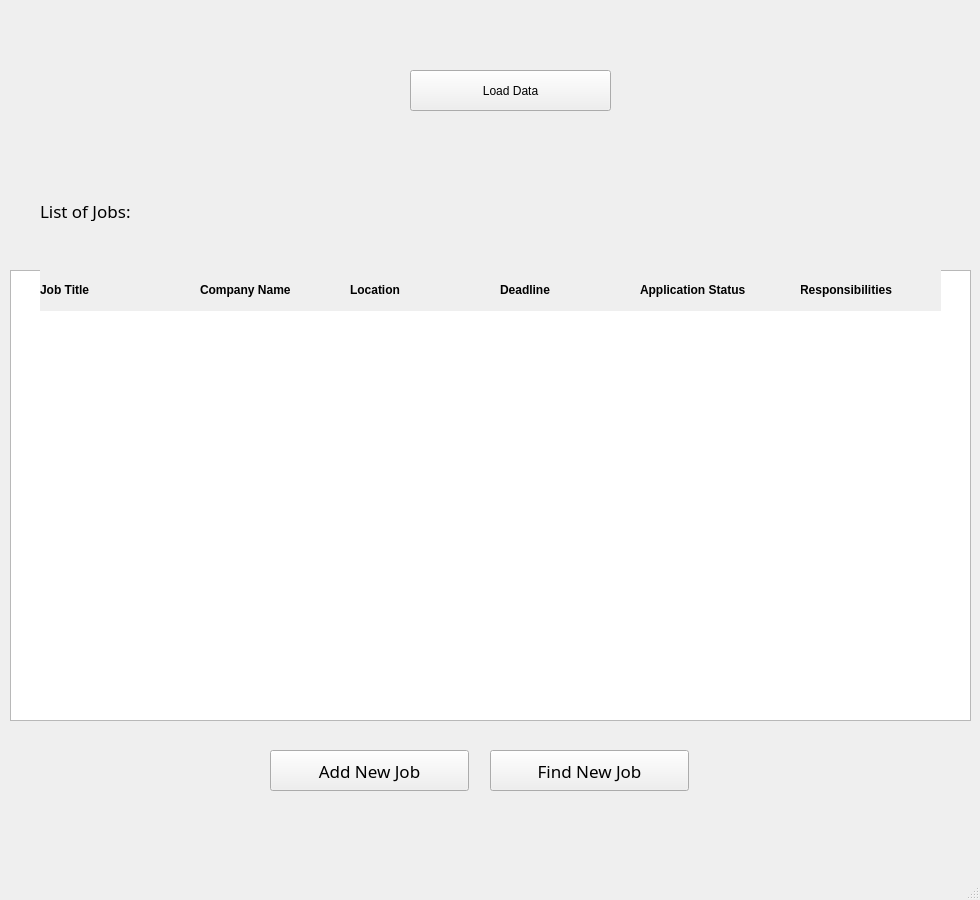
<?xml version="1.0" encoding="UTF-8"?>
<ui version="4.0">
 <class>MainWindow</class>
 <widget class="QMainWindow" name="MainWindow">
  <property name="enabled">
   <bool>true</bool>
  </property>
  <property name="geometry">
   <rect>
    <x>0</x>
    <y>0</y>
    <width>980</width>
    <height>900</height>
   </rect>
  </property>
  <property name="minimumSize">
   <size>
    <width>980</width>
    <height>900</height>
   </size>
  </property>
  <property name="maximumSize">
   <size>
    <width>980</width>
    <height>900</height>
   </size>
  </property>
  <property name="windowTitle">
   <string>MainWindow</string>
  </property>
  <widget class="QWidget" name="centralwidget">
   <widget class="QLabel" name="label_2">
    <property name="geometry">
     <rect>
      <x>40</x>
      <y>200</y>
      <width>161</width>
      <height>21</height>
     </rect>
    </property>
    <property name="font">
     <font>
      <family>Avenir</family>
      <pointsize>13</pointsize>
     </font>
    </property>
    <property name="text">
     <string>List of Jobs:</string>
    </property>
   </widget>
   <widget class="QLabel" name="label_3">
    <property name="geometry">
     <rect>
      <x>30</x>
      <y>50</y>
      <width>131</width>
      <height>71</height>
     </rect>
    </property>
    <property name="text">
     <string/>
    </property>
    <property name="pixmap">
     <pixmap>logos/logo.png</pixmap>
    </property>
   </widget>
   <widget class="QPushButton" name="add_job">
    <property name="geometry">
     <rect>
      <x>270</x>
      <y>750</y>
      <width>199</width>
      <height>41</height>
     </rect>
    </property>
    <property name="font">
     <font>
      <family>Avenir</family>
      <pointsize>13</pointsize>
     </font>
    </property>
    <property name="text">
     <string>Add New Job</string>
    </property>
   </widget>
   <widget class="QPushButton" name="find_job">
    <property name="geometry">
     <rect>
      <x>490</x>
      <y>750</y>
      <width>199</width>
      <height>41</height>
     </rect>
    </property>
    <property name="font">
     <font>
      <family>Avenir</family>
      <pointsize>13</pointsize>
     </font>
    </property>
    <property name="text">
     <string>Find New Job</string>
    </property>
   </widget>
   <widget class="QTableView" name="job_table">
    <property name="geometry">
     <rect>
      <x>10</x>
      <y>270</y>
      <width>961</width>
      <height>451</height>
     </rect>
    </property>
   </widget>
   <widget class="QPushButton" name="load_data">
    <property name="geometry">
     <rect>
      <x>410</x>
      <y>70</y>
      <width>201</width>
      <height>41</height>
     </rect>
    </property>
    <property name="text">
     <string>Load Data</string>
    </property>
   </widget>
   <widget class="QLabel" name="label">
    <property name="geometry">
     <rect>
      <x>40</x>
      <y>270</y>
      <width>161</width>
      <height>41</height>
     </rect>
    </property>
    <property name="font">
     <font>
      <weight>75</weight>
      <bold>true</bold>
     </font>
    </property>
    <property name="autoFillBackground">
     <bool>true</bool>
    </property>
    <property name="text">
     <string>Job Title</string>
    </property>
    <property name="textFormat">
     <enum>Qt::RichText</enum>
    </property>
   </widget>
   <widget class="QLabel" name="label_4">
    <property name="geometry">
     <rect>
      <x>200</x>
      <y>270</y>
      <width>151</width>
      <height>41</height>
     </rect>
    </property>
    <property name="font">
     <font>
      <weight>75</weight>
      <bold>true</bold>
     </font>
    </property>
    <property name="autoFillBackground">
     <bool>true</bool>
    </property>
    <property name="text">
     <string>Company Name</string>
    </property>
    <property name="textFormat">
     <enum>Qt::RichText</enum>
    </property>
   </widget>
   <widget class="QLabel" name="label_5">
    <property name="geometry">
     <rect>
      <x>800</x>
      <y>270</y>
      <width>141</width>
      <height>41</height>
     </rect>
    </property>
    <property name="font">
     <font>
      <weight>75</weight>
      <bold>true</bold>
     </font>
    </property>
    <property name="autoFillBackground">
     <bool>true</bool>
    </property>
    <property name="text">
     <string>Responsibilities</string>
    </property>
    <property name="textFormat">
     <enum>Qt::RichText</enum>
    </property>
   </widget>
   <widget class="QLabel" name="label_6">
    <property name="geometry">
     <rect>
      <x>350</x>
      <y>270</y>
      <width>151</width>
      <height>41</height>
     </rect>
    </property>
    <property name="font">
     <font>
      <weight>75</weight>
      <bold>true</bold>
     </font>
    </property>
    <property name="autoFillBackground">
     <bool>true</bool>
    </property>
    <property name="text">
     <string>Location</string>
    </property>
    <property name="textFormat">
     <enum>Qt::RichText</enum>
    </property>
   </widget>
   <widget class="QLabel" name="label_7">
    <property name="geometry">
     <rect>
      <x>500</x>
      <y>270</y>
      <width>151</width>
      <height>41</height>
     </rect>
    </property>
    <property name="font">
     <font>
      <weight>75</weight>
      <bold>true</bold>
     </font>
    </property>
    <property name="autoFillBackground">
     <bool>true</bool>
    </property>
    <property name="text">
     <string>Deadline</string>
    </property>
    <property name="textFormat">
     <enum>Qt::RichText</enum>
    </property>
   </widget>
   <widget class="QLabel" name="label_8">
    <property name="geometry">
     <rect>
      <x>640</x>
      <y>270</y>
      <width>161</width>
      <height>41</height>
     </rect>
    </property>
    <property name="font">
     <font>
      <weight>75</weight>
      <bold>true</bold>
     </font>
    </property>
    <property name="autoFillBackground">
     <bool>true</bool>
    </property>
    <property name="text">
     <string>Application Status</string>
    </property>
    <property name="textFormat">
     <enum>Qt::RichText</enum>
    </property>
   </widget>
   <widget class="QLabel" name="label_9">
    <property name="geometry">
     <rect>
      <x>50</x>
      <y>50</y>
      <width>131</width>
      <height>71</height>
     </rect>
    </property>
    <property name="text">
     <string/>
    </property>
    <property name="pixmap">
     <pixmap>../../sales tax/logos/logo.png</pixmap>
    </property>
   </widget>
  </widget>
  <widget class="QStatusBar" name="statusbar"/>
 </widget>
 <resources/>
 <connections/>
</ui>
